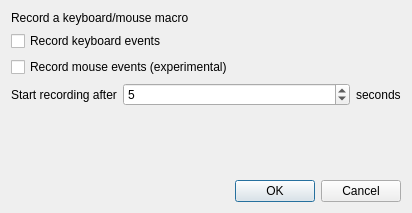
<?xml version="1.0" encoding="UTF-8"?>
<ui version="4.0">
 <class>Dialog</class>
 <widget class="QDialog" name="Dialog">
  <property name="windowModality">
   <enum>Qt::ApplicationModal</enum>
  </property>
  <property name="geometry">
   <rect>
    <x>0</x>
    <y>0</y>
    <width>412</width>
    <height>213</height>
   </rect>
  </property>
  <property name="windowTitle">
   <string>Record Script</string>
  </property>
  <layout class="QGridLayout" name="gridLayout">
   <item row="2" column="0" colspan="3">
    <widget class="QCheckBox" name="recMouseButton">
     <property name="text">
      <string>Record mouse events (experimental)</string>
     </property>
    </widget>
   </item>
   <item row="0" column="0" colspan="3">
    <widget class="QLabel" name="header_label">
     <property name="text">
      <string>Record a keyboard/mouse macro</string>
     </property>
    </widget>
   </item>
   <item row="3" column="0" rowspan="2">
    <widget class="QLabel" name="start_recording_label">
     <property name="text">
      <string>Start recording after</string>
     </property>
    </widget>
   </item>
   <item row="3" column="2" rowspan="2">
    <widget class="QLabel" name="start_recording_time_unit_label">
     <property name="text">
      <string>seconds</string>
     </property>
    </widget>
   </item>
   <item row="1" column="0" colspan="3">
    <widget class="QCheckBox" name="recKeyboardButton">
     <property name="text">
      <string>Record keyboard events</string>
     </property>
    </widget>
   </item>
   <item row="5" column="1">
    <spacer name="verticalSpacer">
     <property name="orientation">
      <enum>Qt::Vertical</enum>
     </property>
     <property name="sizeHint" stdset="0">
      <size>
       <width>20</width>
       <height>40</height>
      </size>
     </property>
    </spacer>
   </item>
   <item row="6" column="0" colspan="3">
    <widget class="QDialogButtonBox" name="buttonBox">
     <property name="orientation">
      <enum>Qt::Horizontal</enum>
     </property>
     <property name="standardButtons">
      <set>QDialogButtonBox::Cancel|QDialogButtonBox::Ok</set>
     </property>
    </widget>
   </item>
   <item row="3" column="1" rowspan="2">
    <widget class="QSpinBox" name="secondsSpinBox">
     <property name="sizePolicy">
      <sizepolicy hsizetype="MinimumExpanding" vsizetype="Fixed">
       <horstretch>0</horstretch>
       <verstretch>0</verstretch>
      </sizepolicy>
     </property>
     <property name="value">
      <number>5</number>
     </property>
    </widget>
   </item>
  </layout>
 </widget>
 <resources/>
 <connections>
  <connection>
   <sender>buttonBox</sender>
   <signal>accepted()</signal>
   <receiver>Dialog</receiver>
   <slot>accept()</slot>
   <hints>
    <hint type="sourcelabel">
     <x>248</x>
     <y>254</y>
    </hint>
    <hint type="destinationlabel">
     <x>157</x>
     <y>274</y>
    </hint>
   </hints>
  </connection>
  <connection>
   <sender>buttonBox</sender>
   <signal>rejected()</signal>
   <receiver>Dialog</receiver>
   <slot>reject()</slot>
   <hints>
    <hint type="sourcelabel">
     <x>316</x>
     <y>260</y>
    </hint>
    <hint type="destinationlabel">
     <x>286</x>
     <y>274</y>
    </hint>
   </hints>
  </connection>
 </connections>
</ui>
